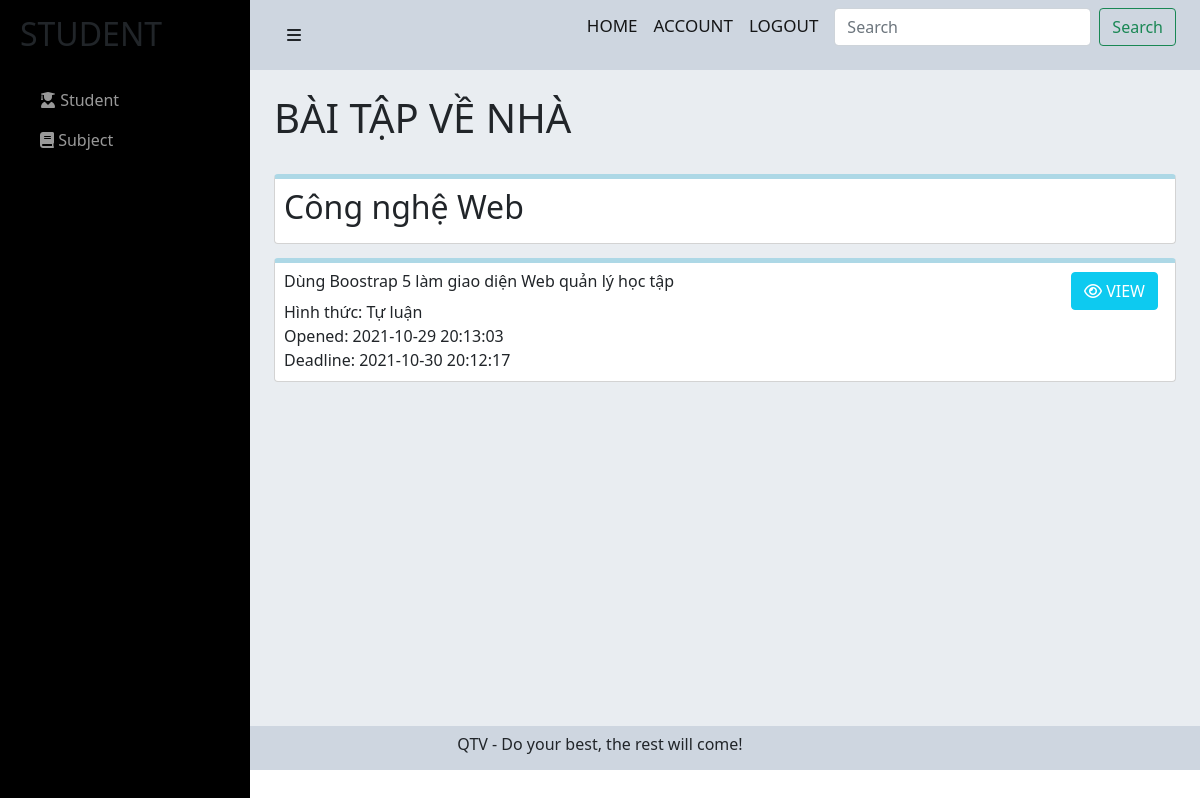
The page /admin/student/exercise-subject.php?idMH=1 (signed in) on the database as committed earlier.
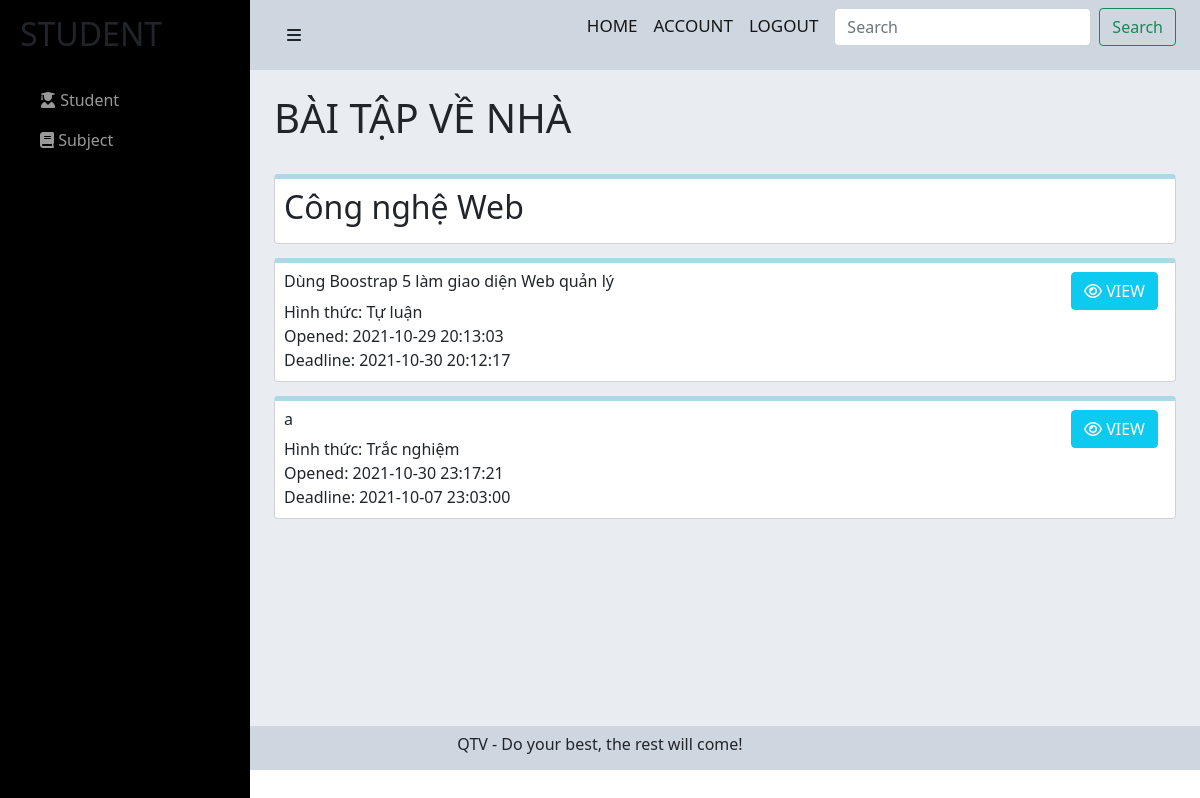
The same page on the database as committed later.
### tables this page shows
CREATE TABLE `btvn` (
  `idBTVN` int(11) NOT NULL,
  `nameBTVN` varchar(255) NOT NULL,
  `formatBTVN` varchar(255) NOT NULL,
  `openedBTVN` datetime NOT NULL DEFAULT current_timestamp(),
  `deadlineBTVN` datetime NOT NULL,
  `note` varchar(255) NOT NULL,
  `filename` varchar(255) NOT NULL,
  `idMH` int(11) NOT NULL
);

### admin/student/exercise-subject.php (the view, shortened to what this page needs)
<?php include('../../config/config.php');
?>
<link href="https://cdn.jsdelivr.net/npm/bootstrap@5.0.2/dist/css/bootstrap.min.css" rel="stylesheet">
<link rel="stylesheet" href="https://cdnjs.cloudflare.com/ajax/libs/font-awesome/6.0.0-beta2/css/all.min.css" />
<link rel="stylesheet" href="../../css/ex-stu.css">
<?php
if (isset($_GET['idMH'])) {
    $idMH = $_GET['idMH'];
    $sql1 = "SELECT * FROM monhoc where idMH = $idMH";
    $res1 = mysqli_query($conn, $sql1);
    $row1 = mysqli_fetch_assoc($res1);
    $nameMH = $row1['nameMH'];
}
?>
<div id="wrapper">
    <div id="sidebar-wrapper">
        <ul class="sidebar-nav">
            <li class="sidebar-brand">
                <h2>STUDENT</h2>
            </li>
            <li>
                <a href="student.php"><i class="fas fa-user-graduate"></i> Student</a>
            </li>
            <li>
                <a href="subject.php"><i class="fas fa-book"></i> Subject</a>
            </li>
        </ul>
    </div>
    <div id="page-content-wrapper">
        <div class="container-fluid">
            <div class="row">
                <div class="col-lg-12">
                    <nav class="navbar navbar-light">
                        <div class="container-fluid">
                            <a href="#menu-toggle" class="btn btn-default" id="menu-toggle"><i class="fas fa-bars"></i></a>
                            <form class="d-flex">
                                <a href="" class="navbar-brand">HOME</a>
                                <a href="./myprofile.php" class="navbar-brand">ACCOUNT</a>
                                <a href="../../login/logout.php" class="navbar-brand">LOGOUT</a>
                                <input class="form-control me-2" type="search" placeholder="Search" aria-label="Search">
                                <button class="btn btn-outline-success" type="submit">Search</button>
                            </form>
                        </div>
                    </nav>
                    <div class="main-content">
                        <div class="container">
                            <br>
                            <h1 class="title-btl">BÀI TẬP VỀ NHÀ</h1>
                            <br>
                            <div class="tittle-mh">
                                <h2><?php echo $nameMH ?></h2>
                            </div>
                            <?php
                            $sql3 = "SELECT * FROM btvn WHERE idMH = '$idMH'";
                            $res3 = mysqli_query($conn, $sql3);
                            if ($res3 == true) {
                                while ($row3 = mysqli_fetch_assoc($res3)) {
                            ?>
                                    <div class="title-btvn">
                                            <div class="name-btvn row">
                                                  <div class="content-btvn col-md-10">
                                                  <h6><?php echo $row3['nameBTVN'] ?></h6>
                                                  <p><span style="font-weight: 500;">Hình thức: </span><?php echo $row3['formatBTVN'] ?></p>
                                                    <p><span style="font-weight: 500;">Opened: </span><?php echo $row3['openedBTVN'] ?></p>
                                                    <p ><span style="font-weight: 500;">Deadline: </span><?php echo $row3['deadlineBTVN'] ?></p>
                                                  </div>
                                                  <div class="service col-md-2">
                                                        <a href="./view-exercise.php?idBTVN=<?php echo $row3['idBTVN']; ?>&&idMH=<?php echo $row3['idMH']; ?>"><button type="button" class="btn btn-info text-white me-2"><i class="far fa-eye"></i> VIEW</button></a>
                                                  </div>
                                            </div>
                                        </div>
                                <?php
                                }
                            }
                                ?>
                                    </div>
                        </div>
                    </div>
                </div>
            </div>
        </div>
    </div>
    <footer>
        <p class="ftr text-center">
            QTV - Do your best, the rest will come!
        </p>
    </footer>

Rows that differ between the two databases and show on the page:
changed btvn "Tự luận": nameBTVN "Dùng Boostrap 5 làm giao diện Web quản lý học tập" → "Dùng Boostrap 5 làm giao diện Web quản lý"
added btvn: nameBTVN "a", formatBTVN "Trắc nghiệm", openedBTVN "2021-10-30 23:17:21", deadlineBTVN "2021-10-07 23:03:00"
